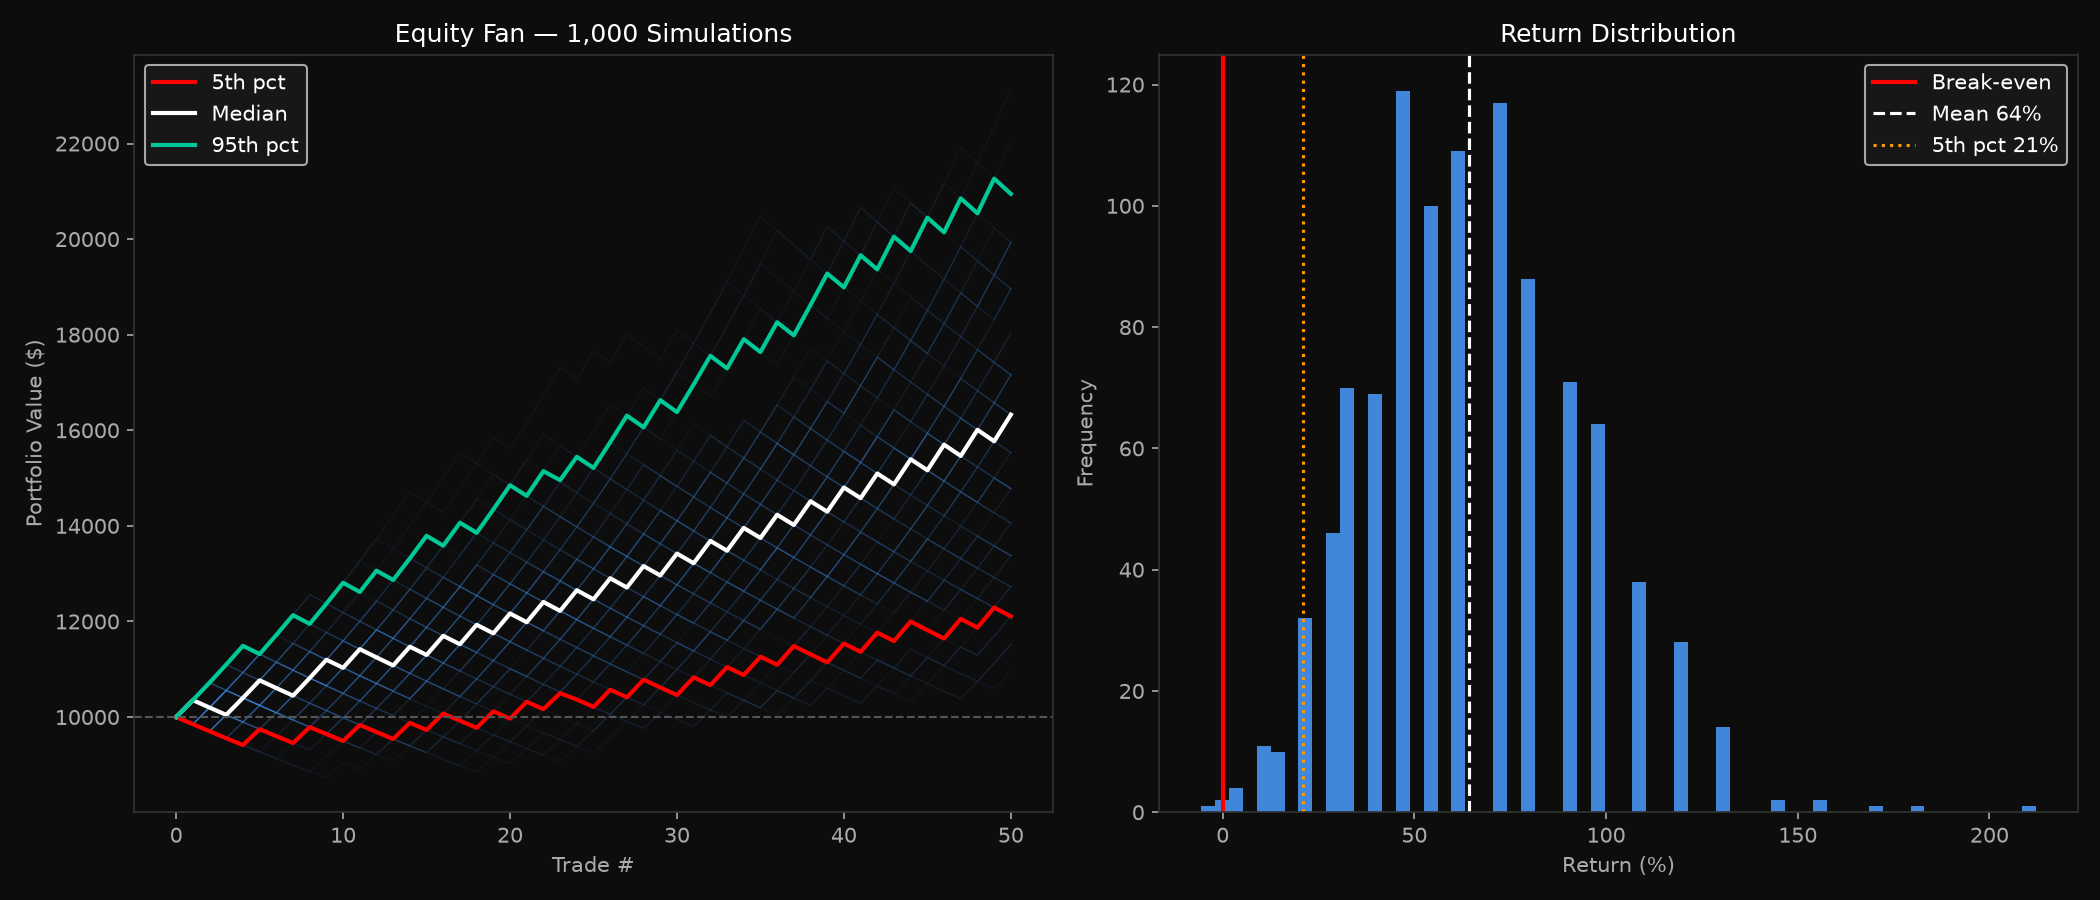

The Python source for this figure:
"""
Monte Carlo Simulation — Strategy A (Slide 9)
1,000 simulations × 50 trades each
Win rate: 61% | Avg win: 2.3R | Avg loss: 1.0R

Can also accept live stats exported from strategy_a_backtest.py:
    python monte_carlo.py --csv trades.csv

Usage:
    python monte_carlo.py
    python monte_carlo.py --csv trades.csv --sims 5000 --trades 50
"""

import argparse
import numpy as np
import pandas as pd
import matplotlib.pyplot as plt

# ── Defaults (from Slide 9 / optimized strategy) ─────────────────────────────
DEFAULT_WIN_RATE  = 0.61
DEFAULT_AVG_WIN_R = 2.3
DEFAULT_AVG_LOSS_R = 1.0
DEFAULT_CAPITAL   = 10_000.0
DEFAULT_RISK_PCT  = 0.015
DEFAULT_N_TRADES  = 50
DEFAULT_N_SIMS    = 1_000
# ─────────────────────────────────────────────────────────────────────────────


def load_stats_from_csv(path: str):
    """Derive win rate and avg R multiples from a trades.csv output."""
    df = pd.read_csv(path)
    if "win" not in df.columns or "pnl" not in df.columns:
        raise ValueError("CSV must have 'win' and 'pnl' columns.")
    wins   = df[df["win"] == True]
    losses = df[df["win"] == False]
    wr     = len(wins) / len(df)
    avg_w  = wins["pnl"].mean()
    avg_l  = losses["pnl"].abs().mean()
    # Normalise to R
    avg_loss_r = 1.0
    avg_win_r  = avg_w / avg_l if avg_l > 0 else DEFAULT_AVG_WIN_R
    print(f"  Loaded from CSV: WR={wr:.1%}  AvgWin={avg_win_r:.2f}R  AvgLoss=1R  n={len(df)}")
    return wr, avg_win_r, avg_loss_r


def simulate(
    win_rate: float,
    avg_win_r: float,
    avg_loss_r: float,
    n_trades: int,
    n_sims: int,
    capital: float,
    risk_pct: float,
    rng: np.random.Generator,
) -> tuple[np.ndarray, list[np.ndarray]]:
    """Vectorised Monte Carlo — returns (final_equities, equity_curves)."""
    # Shape: (n_sims, n_trades) — True = win
    outcomes = rng.random((n_sims, n_trades)) < win_rate
    r_matrix = np.where(outcomes, avg_win_r, -avg_loss_r)

    # Fixed-fraction compounding: equity[t+1] = equity[t] * (1 + risk_pct * R)
    multipliers = 1 + risk_pct * r_matrix          # (n_sims, n_trades)
    equity_curves = np.cumprod(
        np.hstack([np.ones((n_sims, 1)), multipliers]), axis=1
    ) * capital                                      # (n_sims, n_trades+1)

    return equity_curves[:, -1], equity_curves


def max_drawdown(curve: np.ndarray) -> float:
    peak = np.maximum.accumulate(curve)
    dd   = (curve - peak) / peak
    return dd.min()


def print_report(
    final_eq: np.ndarray,
    curves: np.ndarray,
    capital: float,
    n_trades: int,
) -> None:
    returns = (final_eq - capital) / capital * 100
    pcts    = [5, 10, 25, 50, 75, 90, 95]

    print("\n" + "=" * 58)
    print("  MONTE CARLO  —  Strategy A (Optimized)")
    print("=" * 58)
    for p in pcts:
        v  = np.percentile(final_eq, p)
        r  = np.percentile(returns,  p)
        print(f"  {p:>3}th percentile   {r:>+7.1f}%   (${v:>10,.0f})")
    print(f"  {'Mean':<18}   {returns.mean():>+7.1f}%   (${final_eq.mean():>10,.0f})")
    print(f"  {'Std dev':<18}   {returns.std():>7.1f}%")
    print()
    pct_neg  = (final_eq < capital).mean() * 100
    pct_2x   = (final_eq >= 2 * capital).mean() * 100
    pct_3x   = (final_eq >= 3 * capital).mean() * 100
    print(f"  P(loss)          {pct_neg:>5.1f}%  of simulations end negative")
    print(f"  P(2× capital)    {pct_2x:>5.1f}%")
    print(f"  P(3× capital)    {pct_3x:>5.1f}%")
    print()
    # Max consecutive losses (approximate from a sample)
    sample_outcomes = np.random.default_rng(0).random((10_000, n_trades)) < DEFAULT_WIN_RATE
    max_streaks = []
    for row in sample_outcomes:
        streak = best = 0
        for w in row:
            streak = 0 if w else streak + 1
            best   = max(best, streak)
        max_streaks.append(best)
    print(f"  Avg max loss streak      {np.mean(max_streaks):.1f} trades")
    print(f"  P(≥4 consecutive losses) {(np.array(max_streaks) >= 4).mean()*100:.1f}%")
    print(f"  P(≥6 consecutive losses) {(np.array(max_streaks) >= 6).mean()*100:.1f}%")
    print("=" * 58)

    # Verdict
    median_r = np.percentile(returns, 50)
    worst_5  = np.percentile(returns, 5)
    verdict  = "ROBUST" if worst_5 > 0 else "FRAGILE"
    print(f"\n  Verdict: {verdict}")
    print(f"  Median outcome: {median_r:+.1f}% | Worst 5% floor: {worst_5:+.1f}%")


def save_chart(
    final_eq: np.ndarray,
    curves: np.ndarray,
    capital: float,
) -> None:
    returns = (final_eq - capital) / capital * 100
    n_steps = curves.shape[1]
    xs      = range(n_steps)

    fig, axes = plt.subplots(1, 2, figsize=(14, 6), facecolor="#0d0d0d")

    for ax in axes:
        ax.set_facecolor("#0d0d0d")
        ax.tick_params(colors="#aaa")
        for spine in ax.spines.values():
            spine.set_edgecolor("#333")

    # ── Equity fan ───────────────────────────────────────────────────
    ax = axes[0]
    for curve in curves[::10]:
        ax.plot(xs, curve, alpha=0.06, color="#4a9eff", linewidth=0.7)

    for pct, col, lw, label in [
        (5,  "red",     2, "5th pct"),
        (50, "white",   2, "Median"),
        (95, "#00c897", 2, "95th pct"),
    ]:
        vals = [np.percentile(curves[:, i], pct) for i in xs]
        ax.plot(xs, vals, color=col, linewidth=lw, label=label)

    ax.axhline(capital, color="#555", linestyle="--", linewidth=1)
    ax.set_title("Equity Fan — 1,000 Simulations", color="white")
    ax.set_xlabel("Trade #", color="#aaa")
    ax.set_ylabel("Portfolio Value ($)", color="#aaa")
    ax.legend(facecolor="#1a1a1a", labelcolor="white")

    # ── Return histogram ─────────────────────────────────────────────
    ax = axes[1]
    ax.hist(returns, bins=60, color="#4a9eff", edgecolor="none", alpha=0.85)
    ax.axvline(0,              color="red",    linewidth=2,   label="Break-even")
    ax.axvline(returns.mean(), color="white",  linewidth=1.5, linestyle="--",
               label=f"Mean {returns.mean():.0f}%")
    ax.axvline(np.percentile(returns, 5), color="#ff9900", linewidth=1.5, linestyle=":",
               label=f"5th pct {np.percentile(returns, 5):.0f}%")
    ax.set_title("Return Distribution", color="white")
    ax.set_xlabel("Return (%)", color="#aaa")
    ax.set_ylabel("Frequency",  color="#aaa")
    ax.legend(facecolor="#1a1a1a", labelcolor="white")

    plt.tight_layout()
    plt.savefig("monte_carlo.png", dpi=150, facecolor="#0d0d0d")
    plt.close()
    print("\n  Saved: monte_carlo.png")


def main():
    parser = argparse.ArgumentParser(description="Monte Carlo for Strategy A")
    parser.add_argument("--csv",    default=None,               help="Path to trades.csv from backtest")
    parser.add_argument("--sims",   type=int,   default=DEFAULT_N_SIMS,    help="Number of simulations")
    parser.add_argument("--trades", type=int,   default=DEFAULT_N_TRADES,  help="Trades per simulation")
    parser.add_argument("--capital",type=float, default=DEFAULT_CAPITAL,   help="Starting capital")
    parser.add_argument("--risk",   type=float, default=DEFAULT_RISK_PCT,  help="Risk per trade (0.015 = 1.5%)")
    args = parser.parse_args()

    win_rate  = DEFAULT_WIN_RATE
    avg_win_r = DEFAULT_AVG_WIN_R
    avg_loss_r = DEFAULT_AVG_LOSS_R

    if args.csv:
        win_rate, avg_win_r, avg_loss_r = load_stats_from_csv(args.csv)

    print(f"Running {args.sims:,} simulations × {args.trades} trades...")
    print(f"  Win rate={win_rate:.1%}  AvgWin={avg_win_r:.2f}R  AvgLoss={avg_loss_r:.2f}R")

    rng = np.random.default_rng(42)
    final_eq, curves = simulate(
        win_rate, avg_win_r, avg_loss_r,
        args.trades, args.sims,
        args.capital, args.risk, rng,
    )

    print_report(final_eq, curves, args.capital, args.trades)
    save_chart(final_eq, curves, args.capital)

    pd.DataFrame({
        "sim": range(args.sims),
        "final_equity": final_eq,
        "return_pct":   (final_eq - args.capital) / args.capital * 100,
    }).to_csv("monte_carlo_results.csv", index=False)
    print("  Saved: monte_carlo_results.csv")


if __name__ == "__main__":
    main()
